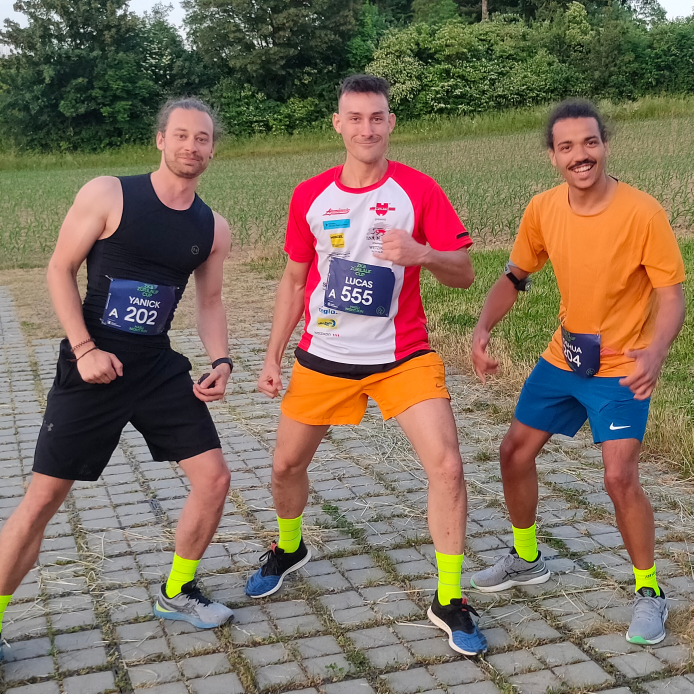
#> input picture FPGA/data/multi.jpg, 2080 x 2080 px (shown at 1/3 size)
$ jupyter execute --allow-errors ICAIPose.ipynb   (shell and % lines are left out)
#> lines starting #> are read from the running program, lines starting #| are printed output that depends on the picture
[cell 1]
from ctypes import *
from typing import List
import cv2
import vart
import xir
import threading
import sys
from skimage.transform import resize
from skimage.io import imread
import matplotlib.pyplot as plt
from imutils.video import FPS
import numpy as np
from ICAI_Pose_inference import ICAIPose
from overwrite_queue import OverwriteQueue

def get_child_subgraph_dpu(graph: "Graph") -> List["Subgraph"]:
    assert graph is not None, "'graph' should not be None."
    root_subgraph = graph.get_root_subgraph()
    assert (root_subgraph
            is not None), "Failed to get root subgraph of input Graph object."
    if root_subgraph.is_leaf:
        return []
    child_subgraphs = root_subgraph.toposort_child_subgraph()
    assert child_subgraphs is not None and len(child_subgraphs) > 0
    return [
        cs for cs in child_subgraphs
        if cs.has_attr("device") and cs.get_attr("device").upper() == "DPU"
    ]

ICAIPose_xmodel = 'ICAIPose.xmodel'

#> (the rest of this cell did not finish here and is left out)

[cell 2]
import cv2
import matplotlib.pyplot as plt

frame = cv2.imread('data/multi.jpg')
#> frame is the input picture: shape (2080, 2080, 3); mean B, G, R 95.3, 111.7, 128
frame = cv2.resize(frame, (256,256))
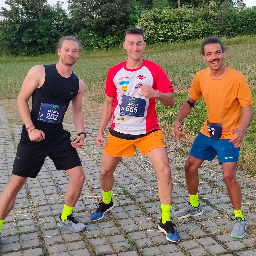
#> frame: shape (256, 256, 3); mean B, G, R 95.3, 111.7, 128
frame = np.repeat(frame, 3, axis = 0)
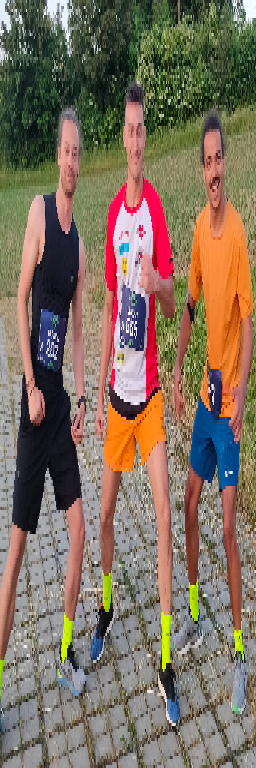
#> frame: shape (768, 256, 3); mean B, G, R 95.3, 111.7, 128
frame = np.repeat(frame, 3, axis = 1)
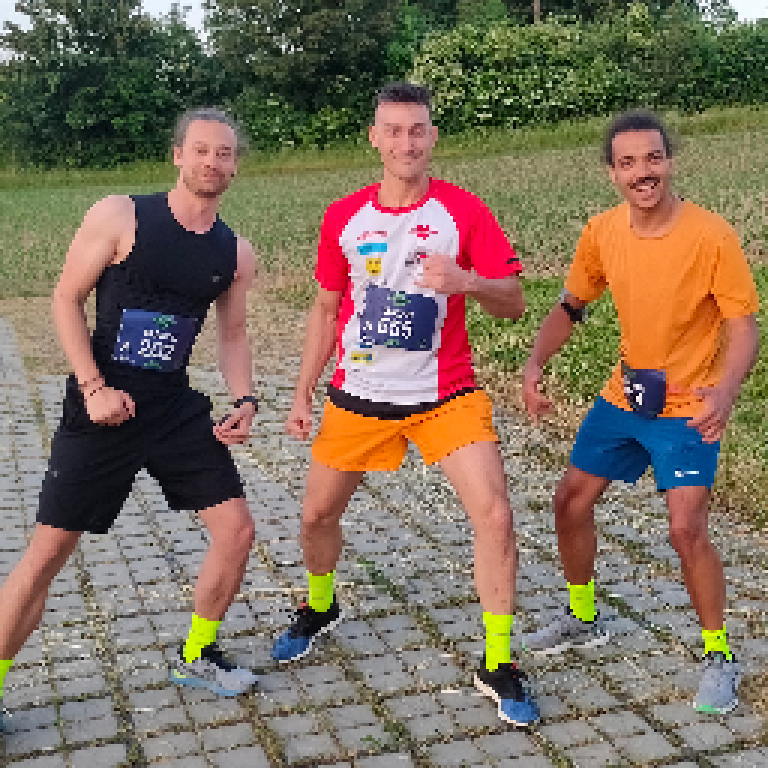
#> frame: shape (768, 768, 3); mean B, G, R 95.3, 111.7, 128
frame.shape
#> Out = (768, 768, 3)

[cell 3]

frame = cv2.imread('data/multi.jpg')
frame = cv2.resize(frame, (1024,1024))
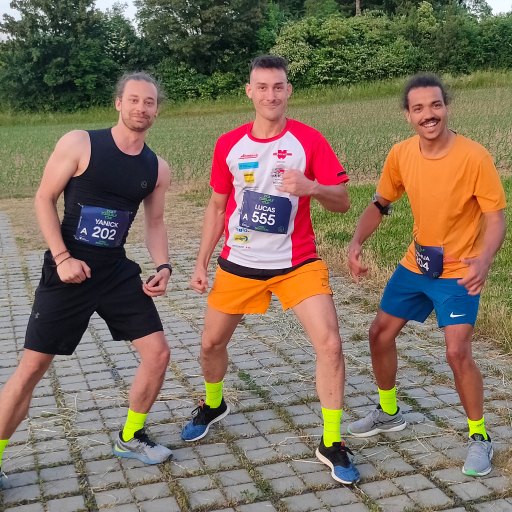
#> frame: shape (1024, 1024, 3) (shown at 1/2 size); mean B, G, R 95.1, 111.6, 127.9


#> (the rest of this cell did not finish here and is left out)

$ run again, with FPGA/data/im1.jpg copied over FPGA/data/multi.jpg
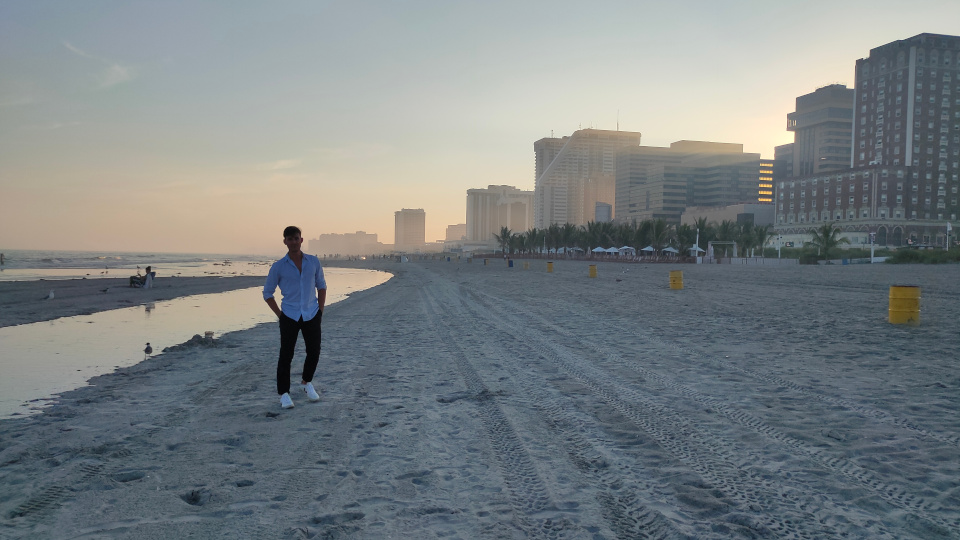
#> input picture FPGA/data/im1.jpg, 960 x 540 px
#> frame is the input picture: shape (540, 960, 3); mean B, G, R 131.1, 128.9, 122.3
#> `frame = cv2.resize(frame, (256,256))`:
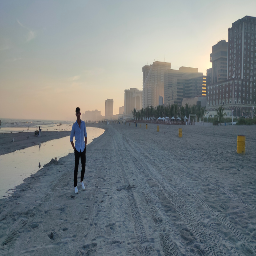
#> frame: shape (256, 256, 3); mean B, G, R 131, 128.8, 122.2
#> `frame = np.repeat(frame, 3, axis = 0)`:
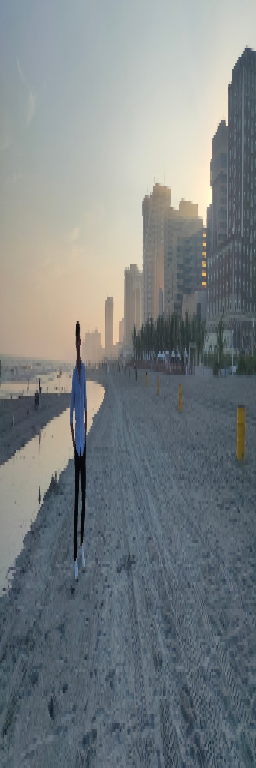
#> frame: shape (768, 256, 3); mean B, G, R 131, 128.8, 122.2

$ run again, with FPGA/data/im2.jpg copied over FPGA/data/multi.jpg
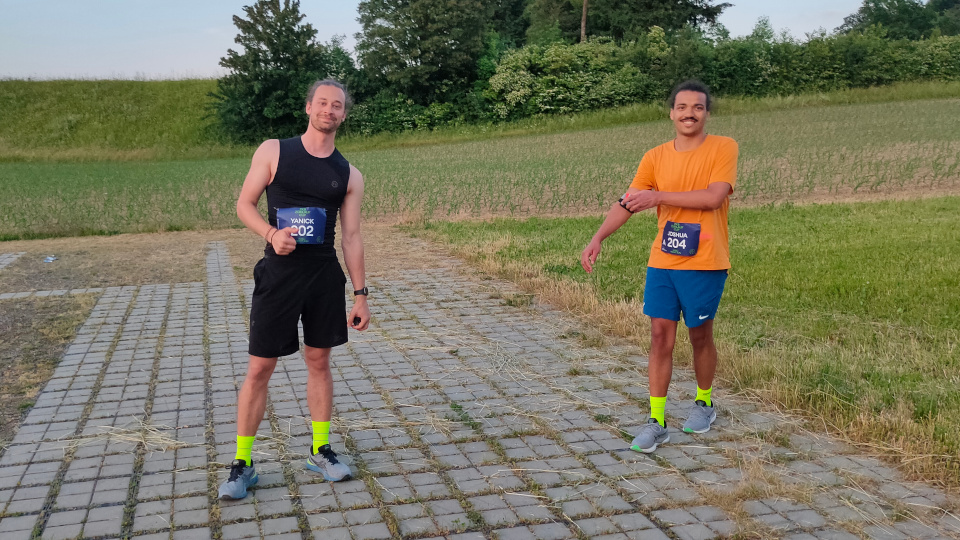
#> input picture FPGA/data/im2.jpg, 960 x 540 px
#> frame is the input picture: shape (540, 960, 3); mean B, G, R 95.5, 117.4, 119.5
#> `frame = np.repeat(frame, 3, axis = 0)`:
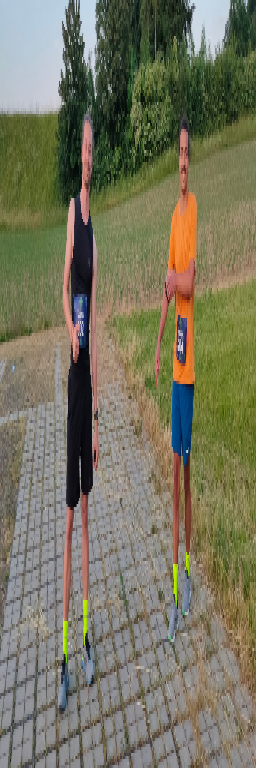
#> frame: shape (768, 256, 3); mean B, G, R 95.4, 117.4, 119.5
#> `frame = cv2.resize(frame, (1024,1024))`:
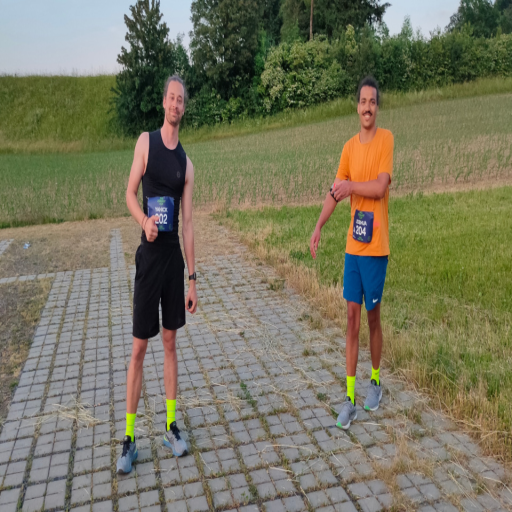
#> frame: shape (1024, 1024, 3) (shown at 1/2 size); mean B, G, R 95.4, 117.3, 119.4

$ run again, with FPGA/data/im3.jpg copied over FPGA/data/multi.jpg
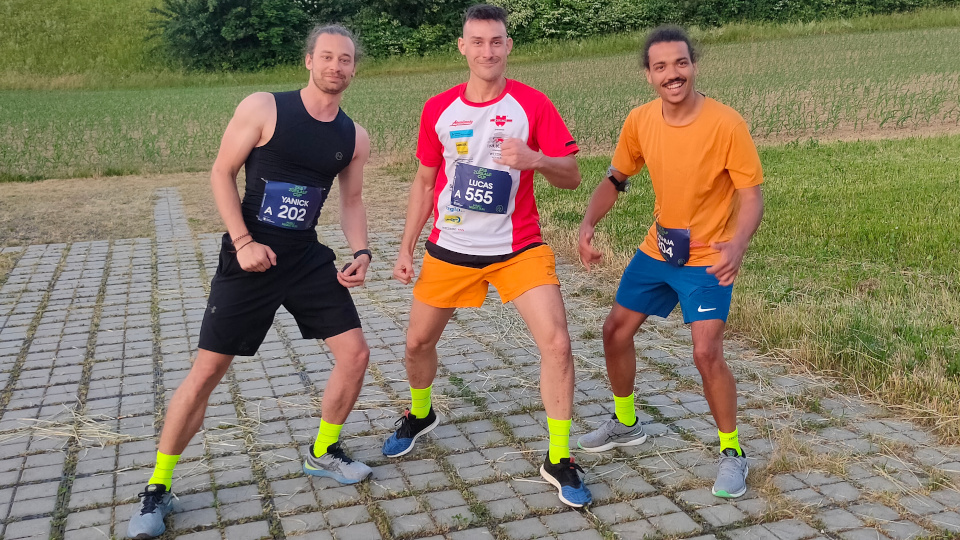
#> input picture FPGA/data/im3.jpg, 960 x 540 px
#> frame is the input picture: shape (540, 960, 3); mean B, G, R 100.9, 122.4, 134.5
#> `frame = np.repeat(frame, 3, axis = 0)`:
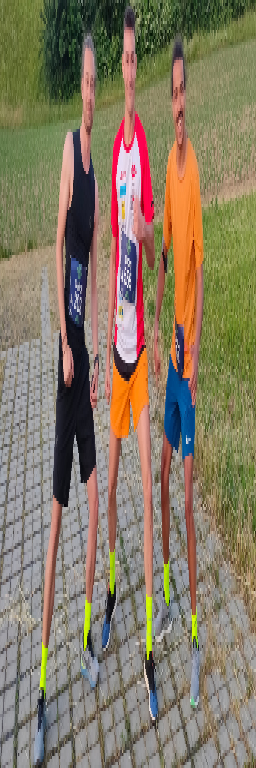
#> frame: shape (768, 256, 3); mean B, G, R 100.8, 122.2, 134.3
#> `frame = cv2.resize(frame, (1024,1024))`:
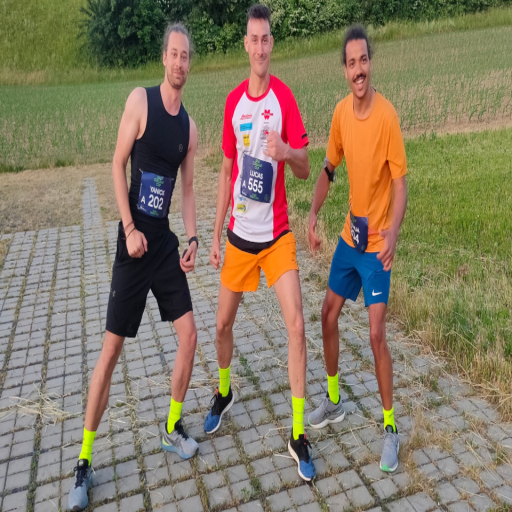
#> frame: shape (1024, 1024, 3) (shown at 1/2 size); mean B, G, R 100.8, 122.2, 134.3
